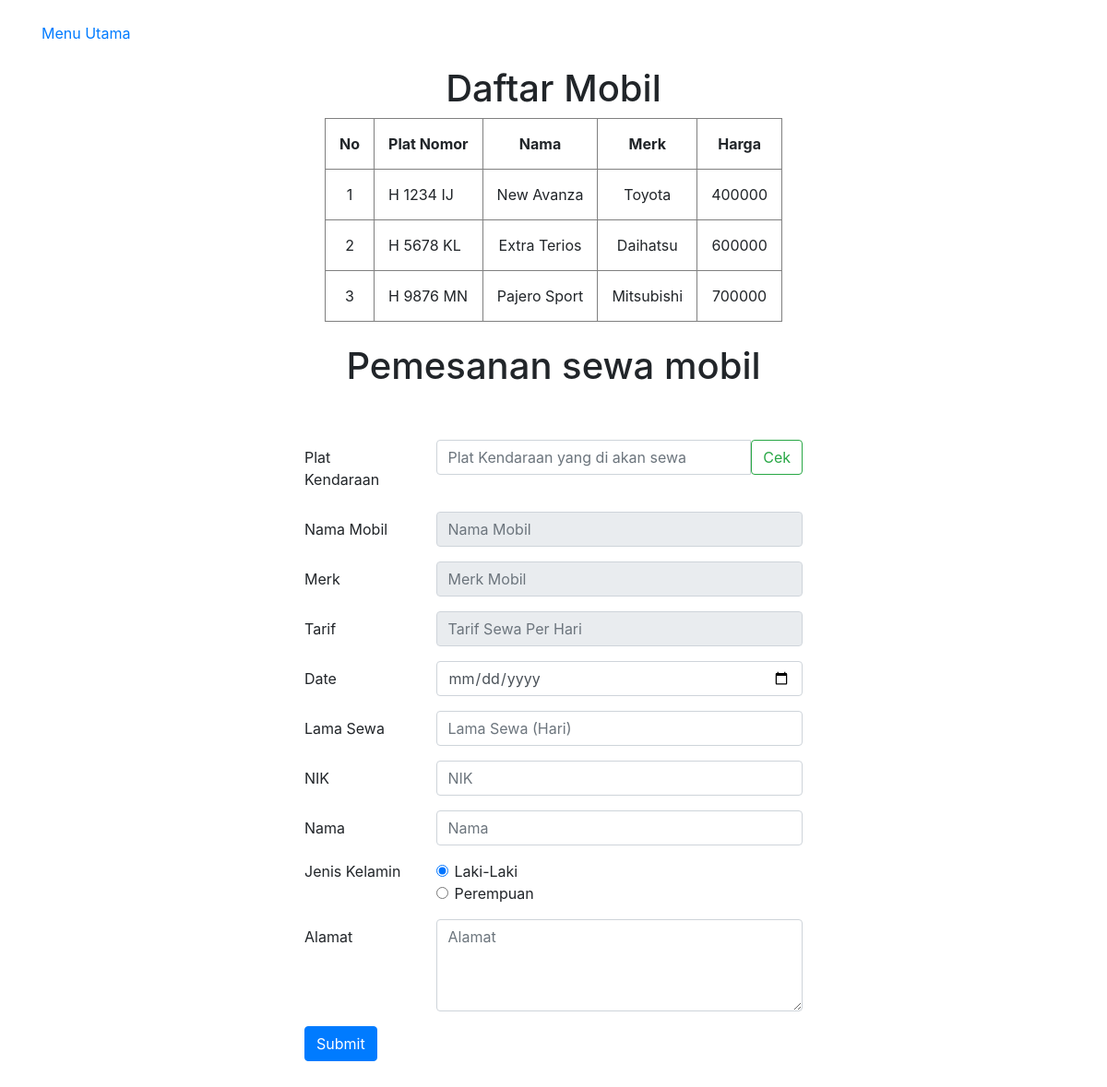
Page /index.php?i=pesan on the committed database.
### tables this page shows
CREATE TABLE `mobil` (
  `no_plat` varchar(13) NOT NULL,
  `nama` varchar(15) NOT NULL,
  `merk` varchar(15) NOT NULL,
  `tarif` int(6) NOT NULL
);

### Controller/controller.php (called while the page is built, shortened)
<?php
    include_once 'model/modelMobil.php';
    class Controller{
        public $modelMobil;
        function __construct(){
			$this->modelMobil = new modelMobil();
        }
        function ViewMobil(){
            $data = $this->modelMobil->selectAllMobil();
            include 'view/view_mobil.php';
        }
        function ViewPesan(){
            include_once "view/view_pesan.php";
        }
    }

### Model/modelMobil.php (called while the page is built, shortened)
<?php
class modelMobil
{
    public $connect;
    public function __construct()
    {
        $connect = mysqli_connect("localhost", "root", "", "pwl_sewa_mobil");
        $this->connect = $connect;
    }
    function execute($query)
    {
        return mysqli_query($this->connect, $query);
    }
    function selectAllMobil()
    {
        $query = "SELECT * FROM mobil";
        return $this->execute($query);
    }
    function fetch($var)
    {
        return mysqli_fetch_array($var);
    }
}

### View/view_mobil.php (the view, shortened to what this page needs)
<!DOCTYPE html>
<html lang="en">
<head>
</head>
<body>
    <br>
    <div class="container">
        <a href="./index.php">Menu Utama</a>
    </div>
    <div class="content" style="text-align: center;">
        <br>
        <h1>Daftar Mobil</h1>
        <table border="1" cellpadding="15" cellspacing="0" align="center">
            <tr>
                <th>No</th>
                <th>Plat Nomor</th>
                <th>Nama</th>
                <th>Merk</th>
                <th>Harga</th>
            </tr>
            <?php
            $i = 1;
            while ($row = $this->modelMobil->fetch($data)) {
                echo
                "<tr>
                    <td>$i</td>
                    <td align='left'>$row[0]</td>
                    <td>$row[1]</td>
                    <td>$row[2]</td>
                    <td>$row[3]</td>
                </tr>";
                $i++;
            }
            ?>
        </table>
    </div>
</body>
</html>

### View/view_mobil.php (style rules this page uses)
body { margin: 50px 100px ; }
a { text-decoration: none; }

### rows in the picture
mobil: no_plat "H 1234 IJ", nama "New Avanza", merk "Toyota", tarif "400000"
mobil: no_plat "H 5678 KL", nama "Extra Terios", merk "Daihatsu", tarif "600000"
mobil: no_plat "H 9876 MN", nama "Pajero Sport", merk "Mitsubishi", tarif "700000"
